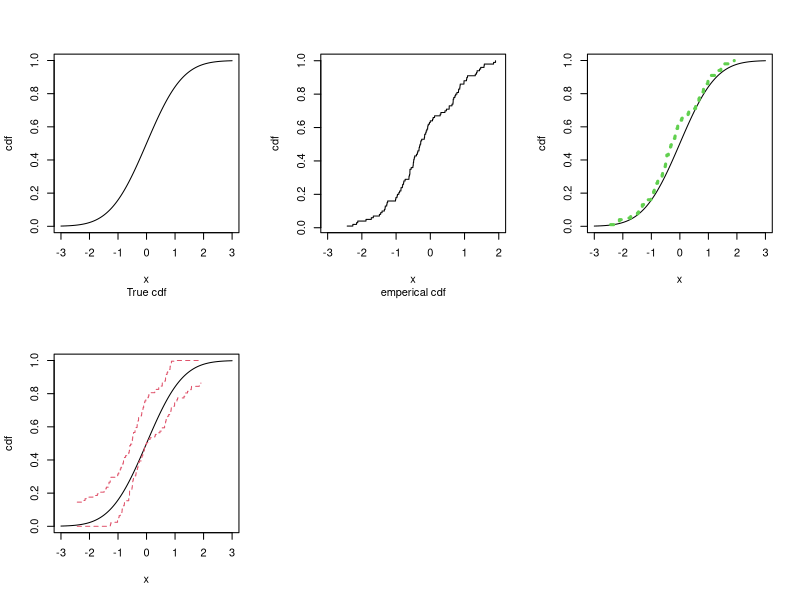
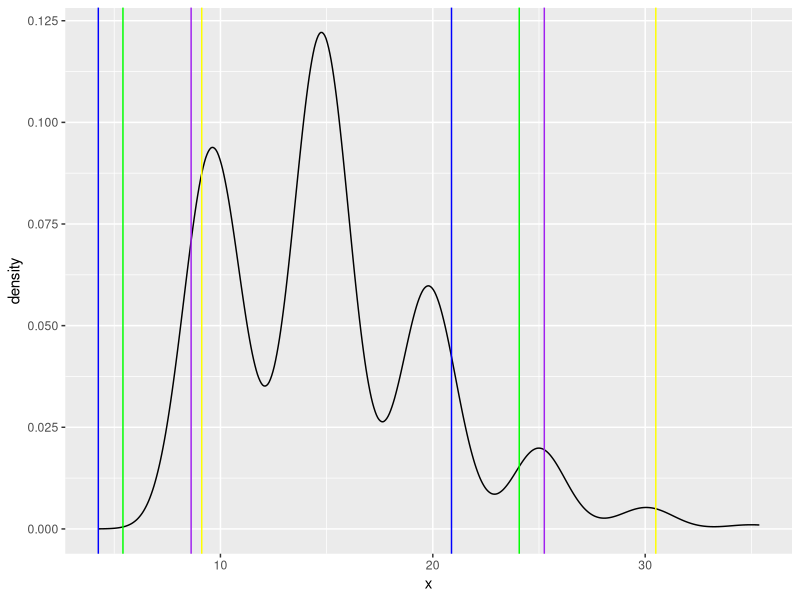
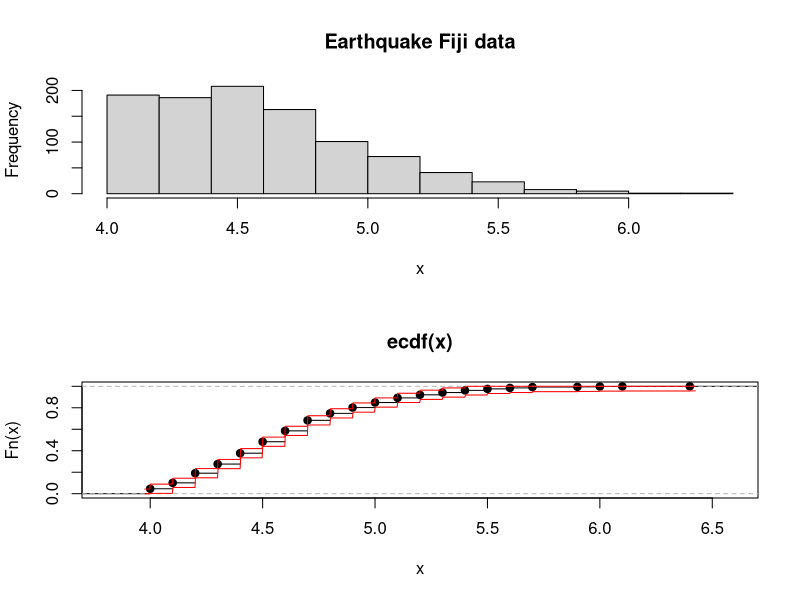

Reproduce these figures in R, in order.
# Simulation

par(mfrow=c(2,3))
grid <- seq(-3,3, length=1000)
cdf <- pnorm(grid)
plot(grid, cdf, type="l",xlab = "x", ylab = "cdf", sub="True cdf")

n <- 100
x <- rnorm(n)
x <- sort(x)
cdf.hat <- (1:n)/n
plot(x,cdf.hat,type="s",xlab="x",ylab="cdf", sub="emperical cdf", xlim=c(-3,2))

plot(grid, cdf, type = "l", xlab = "x", ylab = "cdf")
lines(x,cdf.hat,lty=3, col=3, lwd=3, type = "s")

alpha <- .05
eps <- sqrt(log(2/alpha)/(2*n))
l <- pmax(cdf.hat - eps, 0)
u <- pmin(cdf.hat + eps, 1)
plot(grid, cdf, type = "l", xlab = "x", ylab="cdf")
lines(x,l,lty=2,col=2,type="s")
lines(x,u,lty=2,col=2,type="s")


library(boot)
foo = c(8,10,7,12,13,8,10,50)
my.mean = function(x,indices) {
  return( mean(x[indices]) )
}
boot.out = boot(foo,my.mean,1000)
boot.ci(boot.out)

data <- c(8,10,7,12,13,8,10,50)
mean(data)
library(boot)
my.mean = function(x,indices) {
  return( mean(x[indices]) )
}
boot.out = boot(foo,my.mean,1000)
boot.ci(boot.out)

75+2*sd(boot.out$t)
c(mean(data)-1.96*4.756461,mean(data)+1.96*4.756461)

quantile(boot.out$t,0.025)
quantile(boot.out$t,0.975)

library(ggplot2)
ggplot(data.frame(x = boot.out$t), aes(x = x)) + geom_density()+
  geom_vline(xintercept=c( 5.41, 24.07),color="green")+
  geom_vline(xintercept=c( 4.25, 20.88),color="blue")+
  geom_vline(xintercept=c(8.62, 25.25),color="purple")+
  geom_vline(xintercept=c( 9.12, 30.50 ),color="yellow")

# The BCa confidence interval is much high than the other three confidence intervals. It seems
# that this may be so since the BCa interval adjusts for bias and skew. Our distribution has these
# features, and thus, it seems natural that the BCa interval would be different than the other intervals.

# Application

x<-quakes$mag
par(mfrow=c(2,1))
hist(x,main="Earthquake Fiji data")
u<-ecdf(x) # this is a function
plot(u)
alpha <- 0.05
n <- length(x)
epsn<-sqrt(log(2/alpha)/(2*n))
r<-max(x)-min(x)
grid<-seq(from=min(x)-0.01*r,to=max(x)+0.01*r,l=1000)
low.cdf<-pmax(u(grid)-epsn,0)
up.cdf<-pmin(u(grid)+epsn,1)
lines(grid,low.cdf,col="red")
lines(grid,up.cdf,col="red")
# suppose th = F(4.9)-F(4.3), then we can estimate th by th.hat as follows
a<-4.3
b<-4.9
print(th.hat<-u(b)-u(a))
# a confidence interval for th can be obtained from the binconf function
# within the library Hmisc
library(Hmisc)
tot<-sum( (x<=4.9) & (x>4.3))
binconf(tot,length(x),method="wilson",alpha)
